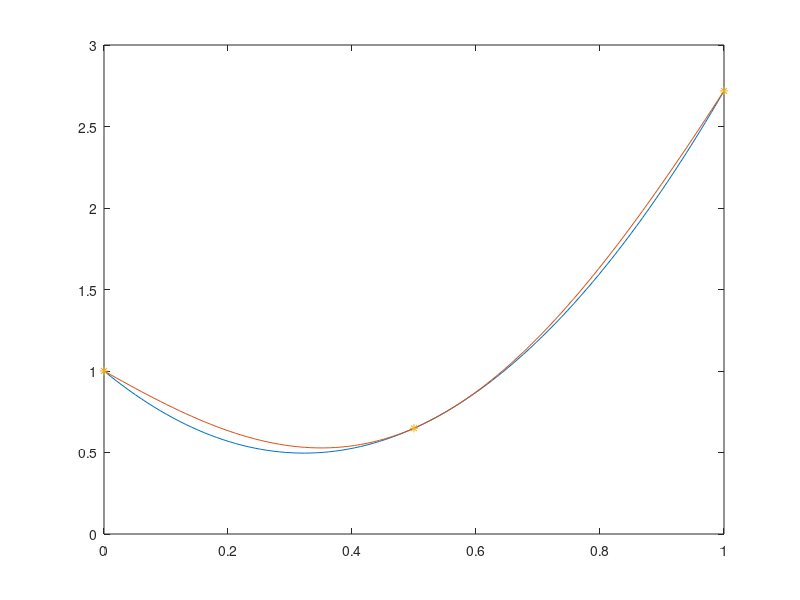

This figure's MATLAB source:
f = @(x) exp(x) - sin(pi*x);

t = linspace(0,1,3);
p=polyfit(t,f(t),2);

xx = linspace(0,1);
L = polyval(p,xx);

F = f(xx);
plot(xx,L,xx,F,t,f(t),'*')